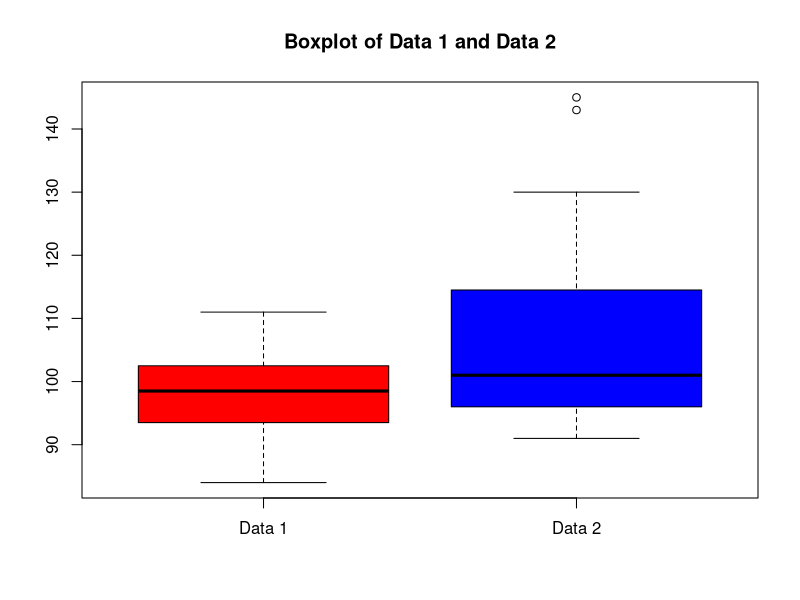
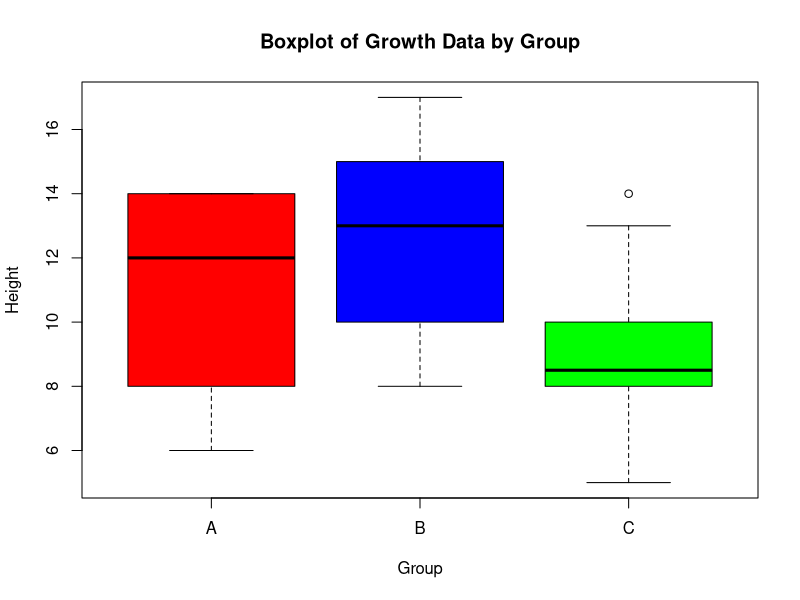
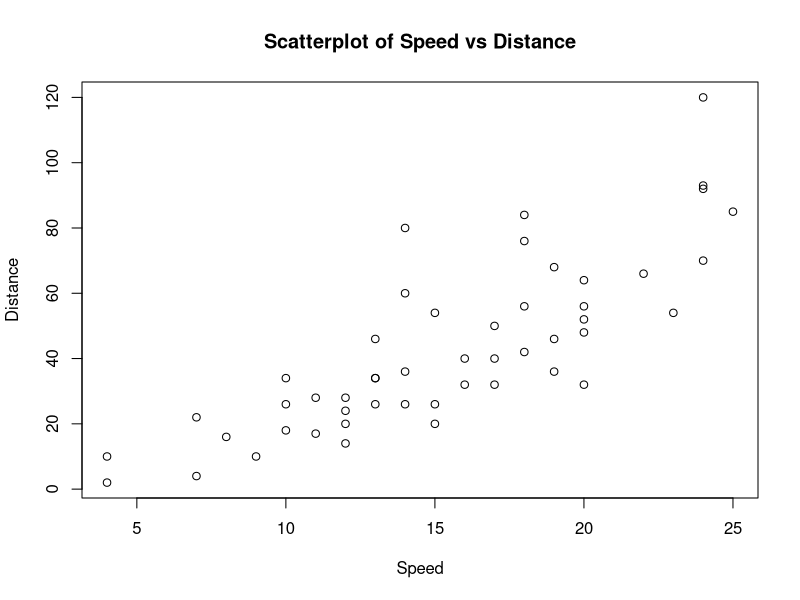
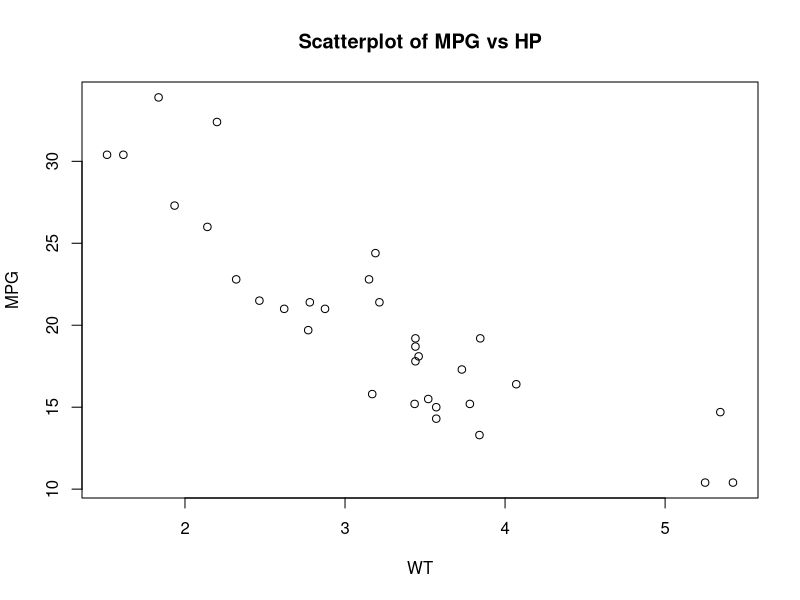

Source code (R) for these figures, in order:
# 1. Introduction
# Parametric statistics are based on assumptions about the distribution of the population from which the sample was
# taken. For parametric tests, the data must meet the following requirements:
#  Continuous variable of interest (interval or ratio)
#  A random sample of data from the population
#  Independent observations
#  Normal distribution (approximately) of the sample and population on the variable of interest
#  Homogeneity of variances (for two or more independent groups)
#  No outliers

# If the parametric assumptions are not met, we can use the corresponding nonparametric tests that do not rely on
# assumptions about the shape or parameters of the underlying population distribution. Nonparametric tests are
# typically used when the sample is not normally distributed, or the sample size is small, or the variables are
# measured on nominal or ordinal scales. It can sometimes be difficult to decide whether to use a parametric or
# nonparametric procedure. Nonparametric procedures generally have less power for the same sample size than the
# corresponding parametric procedure if the data truly are normal. Interpretation of nonparametric procedures can
# also be more difficult than for parametric procedures.
# For this module we will look at how to perform and interpret parametric vs. non-parametric tests in R for one
# sample, paired samples, two independent samples, multiple independent samples, and correlation. The one-sample and two-sample hypothesis formulation in the notes are all given for two-sided tests. The form of the
# alternative hypothesis can be adjusted in the built-in functions to reflect a left-sided or a right-sided test, depending
# on the problem statement.


# 2. Datasets For Examples

# Create the following vectors/data frames in R
data1 <- c(84,86,90,97,98,98,99,102,102,103,108,111)
data2 <- c(91,95,96,96,96,97,98,101,103,105,106,123,130,143,145)
test_data <- data.frame(Student = 1:8, Test1 = c(59, 68, 60, 60, 59, 62, 58, 76), Test2 = c(61, 78, 65, 56, 55, 62, 60, 68))
test_data

# Create the growth dataset
# A researcher wants to know if three different fertilizers lead to different levels of plant growth. A sample of 30
# plants are randomly divided into three groups of 10 and a different fertilizer applied to each group. The height of
# each plant was measured at the end of one month. Use the following code to construct the dataset in R:

growth <- data.frame(group=rep(c("A", "B", "C"), each=10), height=c(7, 14, 14, 13, 12, 9, 6, 14, 12, 8, 15, 17, 13, 15, 15, 13, 9, 12, 10, 8, 6, 8, 8, 9, 5, 14, 13, 8, 10, 9))
growth

# The cars dataset is available in R
# The data give the speed of 50 cars and the distances taken to stop.
# speed Speed (mph) dist Stopping distance (ft)
View(cars)

# The mtcars dataset is available in R
# The data give fuel consumption and 10 aspects of automobile design and performance for 32 cars.
View(mtcars)

# 3. One Sample Tests
# The one-sample t-test examines whether the mean of a population is statistically different from a known or
# hypothesized value. It is a parametric test, commonly used to test the statistical difference between a mean and a
# known or hypothesized value of the mean in the population, or the statistical difference between a change
# (difference) score and zero. It tests the hypothesis H_o: μ = μ_o vs H_a: μ != μ_o. The t.test() function in R is used to
# test if the mean is different from a specific value.
# The non-parametric equivalent is called the one-sample Wilcoxon signed rank test, which tests hypotheses about
# the median of the population instead of the mean (as in the parametric test), namely H_o: M = M_o vs H_a: M != M_o .
# The wilcox.test() function in R is used to test if the median is different from a specific value.
# For both the parametric and non-parametric test functions we will use the arguments x (variable of interest), y
# (second variable for paired data), alternative (to define the form), mu (if this is a number different from 0) and
# paired (to indicate a paired test). By default the wilcox.test() calculates an exact p-value if the samples contain
# less than 50 finite values and there are no ties. If there are ties in the data, you will see the warning message
# “cannot compute exact p-value with ties” as R adjusts the p-value by the continuity correction. In such a case we
# can use the option correct=FALSE to turn off the continuity correction, or the option exact=FALSE.

# Example 1: One-sample (test_data)
# The lecturer wants to test if the average/median mark for test 1 is significantly better than the average/median
# mark of last year, namely: mean = 56 and median = 55.
# H_o: μ = 56 vs H_a: μ > 56
# H_o: M = 55 vs H_a: M > 55

# Check assumptions
shapiro.test(test_data$Test1)
# The p-value is lessthan 0.05, so the data is not normally distributed.

# One-saple t-test
t.test(test_data$Test1, mu=56, alternative="greater") # greater means the average mark for test 1 is significantly better than the average mark of last year.
# Since the p-value is 0.008946 which is less than 0.05, we reject the null hypothesis and conclude that the average mark for test 1 is
# significantly better than the average mark of last year.

# One-sample Wilcoxon signed rank test
wilcox.test(test_data$Test1, mu=55, alternative="greater", exact=FALSE)
# since the p-value is 0.007812 which is less than 0.05, we reject the null hypothesis and conclude that the median
# mark for test 1 is significantly better than the median mark of last year.

# Example 2: Paired sample (test_data)
# The lecturer wants to know if there is a significant difference in students’ marks for test 1 compared to test 2.
# H_o: μ_1 = μ_2 vs H_a: μ_1 != μ_2 where μ_1 and μ_2 are the average marks for test 1 and test 2 respectively.
# H_o: M_1 = M_2 vs H_a: M_1 != M_2 where M_1 and M_2 are the median marks for test 1 and test 2 respectively.

# Dependent t-test (test1 mark minus test2 mark)
t.test(test_data$Test1, test_data$Test2, paired = T)
# Since the p-value is 0.8578 which is greater than 0.05, we fail to reject the null hypothesis and coclude that there
# is no significant difference in students’ marks for test 1 compared to test 2.

# Wilcoxon signed rank test
wilcox.test(test_data$Test1, test_data$Test2, paired = T, exact=FALSE)  # exact=FALSE to turn off the continuity correction for ties in the data. This is because the data contains ties.
# Since the p-value is 0.9375 which is greater than 0.05, we fail to reject the null hypothesis and conclude that there
# is no significant difference in students’ marks for test 1 compared to test 2.


# 4. Two Independent Samples
# The independent samples t-test is a parametric test used to test for mean differences between two independent
# groups. It tests the hypothesis H_o: μ_1 = μ_2 vs H_a: μ_1 != μ_2
# The t.test() function in R is used to compare the mean of a numerical variable of interest (dependent variable)
# between two independent groups (independent variable). The first argument of the function identifies the
# dependent and independent variables in the formula format, namely dependent ~ independent. The dataset is then
# defined using the data argument. The test assumes equality of variance and computes a pooled variance. If this
# assumption is not met, the test statistic calculation is adjusted for unequal variances, and the var.equal argument
# is set as FALSE (default var.equal = FALSE), otherwise it is set to TRUE for equal variances assumed.
# The non-parametric equivalent is called the Mann-Whitney U test, also referred to as the Mann Whitney Wilcoxon
# test or the Wilcoxon rank sum test, and is used to test whether there is a difference with respect to central tendency,
# specifically the median, between the two groups, namely H_o: M_1 = M_2 vs H_a: M_1 != M_2. The wilcox.test() function
# in R is used for the Mann-Whitney U test. The measurements for the two groups can be defined in the x and y
# arguments, or in formula notation in the x argument. In the latter case, we also define the dataset using the data
# argument.

# Example 1: Two independent samples (data1 and data2)
data_summary <- rbind(
    c(mean(data1), mean(data2)),
    c(median(data1), median(data2)),
    c(sd(data1), sd(data2))
)
colnames(data_summary) <- c("Data 1", "Data 2")
rownames(data_summary) <- c("Mean", "Median", "Standard Deviation")
data_summary

# Check assumptions
shapiro.test(data1) # Check if data1 is normally distributed
# The p-value = 0.6122 is greater than 0.05, so the data is normally distributed.

shapiro.test(data2) # Check if data2 is normally distributed
# The p-value = 0.0001 is less than 0.05, so the data is not normally distributed.

var.test(data1, data2) # Check if the variances of data1 and data2 are equal
# The p-value = = 0.0125 is less than 0.05, so the variances of data1 and data2 are not equal.

# Box-and-whisker plot
boxplot(data1, data2, names=c("Data 1", "Data 2"), col=c("red", "blue"), main="Boxplot of Data 1 and Data 2")

# Independent t-test
t.test(data1, data2, var.equal = FALSE) # var.equal = FALSE because the variances of data1 and data2 are not equal.
# The p-value = 0.06406 is greater than 0.05, so we fail to reject the null hypothesis and conclude that there is no
# significant difference between the means of data1 and data2.

# Mann-Whitney U test
wilcox.test(data1, data2, exact=FALSE) # exact=FALSE to turn off the continuity correction for ties in the data. This is because the data contains ties.
# The p-value = 0.3924 is greater than 0.05, so we fail to reject the null hypothesis and conclude that there is no
# significant difference between the medians of data1 and data2.


# 5. Multiple Independent Sample Tests
# The independent one-way analysis of variance (ANOVA) is a parametric test used to test for mean differences
# for three or more independent groups. It tests the hypothesis H0: all group means are equal vs. H1: at least one
# group has a different mean value. The aov() function in R is used to compare the mean of a numerical variable of
# interest (dependent variable) for three or more independent groups (independent variable). The first argument of
# the function identifies the dependent and independent variables in the formula format, namely dependent ~
# independent. The dataset is then defined using the data argument. The non-parametric equivalent is called the
# Kruskal-Wallis test, and is used to test whether there is a difference in medians of the independent groups, namely
# H0: all group medians are equal vs. H1: at least one group has a different median value. The kruskal.test() function
# in R is used for the Kruskal-Wallis test. The dependent and independent variables are identified in formula
# notation.

# Example 1: Multiple independent samples (growth dataset)
# H_o: μ_A = μ_B = μ_C vs H_a: at least one group has a different mean value
# H_o: M_A = M_B = M_C vs H_a: at least one group has a different median value

# Box-and-whisker plot
# par(mfrow=c(1,2))
boxplot(height ~ group, data=growth, col=c("red", "blue", "green"), main="Boxplot of Growth Data by Group", xlab="Group", ylab="Height")

# Check assumptions
shapiro.test(growth$height[growth$group=="A"])  # Check if group A is normally distributed
# The p-value is 0.08727 which is greater than 0.05, so the data is normally distributed.

shapiro.test(growth$height[growth$group=="B"])  # Check if group B is normally distributed
# The p-value is 0.5756 which is greater than 0.05, so the data is normally distributed.

shapiro.test(growth$height[growth$group=="C"])  # Check if group C is normally distributed
# The p-value is 0.4242 which is greater than 0.05, so the data is normally distributed.

bartlett.test(height ~ group, data=growth)  # Check if the variances of the groups are equal (Bartlett's test for homogeneity of variances test)
# The p-value is 0.9512 which is greater than 0.05, so the variances of the groups are equal.

fligner.test(height ~ group, data=growth)  # Check if the variances of the groups are equal (Fligner-Killeen test for homogeneity of variances test)
# The p-value is 0.838 which is greater than 0.05, so the variances of the groups are equal.

# One-way ANOVA
anova_out <- aov(height ~ group, data=growth)
anova_out
summary(anova_out)
# The p-value is 0.0317 which is less than 0.05, so we reject the null hypothesis and conclude that at least one group
# has a different mean value.

# Kruskal-Wallis test
KW_out <- kruskal.test(height ~ group, data=growth)
KW_out
# The p-value is 0.04311 which is less than 0.05, so we reject the null hypothesis and conclude that at least one group
# has a different median value.


# 6. Correlation
# 6. Correlation
# The most common correlation coefficient is Pearson’s product moment correlation coefficient (or simply
# Pearson’s correlation), denoted with r, which measures the strength of the linear relationship between two
# numerical variables. For Pearson’s correlation, both variables should be normally distributed, have a linear
# relationship, be equally distributed about the regression line (homoscedasticity) and have no outliers.
# Rank correlation methods such as Kendall’s Tau and Spearman’s Rho are non-parametric alternatives to Pearson’s
# correlation and are based on the ranks of the data, rather than the observed values. While Pearson measures the
# linear relationship between two variables, Kendall and Spearman both measure the monotonic relationship. In a
# linear relationship the two variables move together at a constant rate (straight line). A monotonic relationship
# measures how likely it is for two variables to move in the same direction, but not necessarily at a constant rate.
# For example, the upward exponential curve 2
# y = x^2, x>0 has a strictly positive monotonicity because as x
# increases y also increases, but the curved line is not linear since the rate changes in y vary at different values of x.
# Kendall and Spearman can be used with ordinal data. If the Pearson and Spearman coefficients are not much
# different, the data tend to not have extreme values (outliers), but if they are very different, it is likely that outliers
# are present. The Kendall correlation is more robust and shows consistent values whether there are outliers or not.
# All three correlation measures will return a value between −1 and +1 and are interpreted in the same way. The
# cor.test() function in R is used to calculate Pearson, Kendal and Spearman correlation coefficients. The x and y
# arguments identify the two variables, and the specific coefficient is selected in the method argument (default
# method = “pearson”.

# Example 1: Correlation (cars data)
plot(cars$speed, cars$dist, main="Scatterplot of Speed vs Distance", xlab="Speed", ylab="Distance")

# Pearson correlation
cor.test(cars$speed, cars$dist, method="pearson")
# Correlation coefficient is 0.8069 which is close to 1, so there is a strong positive linear relationship between speed and distance.
# The p-value is 1.49e-12 which is less than 0.05, so we reject the null hypothesis and conclude that there is a significant correlation between speed and distance.

# Spearman correlation
cor.test(cars$speed, cars$dist, method="spearman")
# Correlation is 0.8303568 which is close to 1, so there is a strong positive monotonic relationship between speed and distance.
# The p-value is 8.825e-13 which is less than 0.05, so we reject the null hypothesis and conclude that there is a significant correlation between speed and distance.

# Kendall correlation
cor.test(cars$speed, cars$dist, method="kendall")
# Correlation is 0.6689901 which is close to 1, so there is a strong positive monotonic relationship between speed and distance.
# The p-value is 2.638e-11 which is less than 0.05, so we reject the null hypothesis and conclude that there is a significant correlation between speed and distance.


# Example 2: Correlation (mtcars data)
plot(mtcars$wt, mtcars$mpg, main="Scatterplot of MPG vs HP", xlab="WT", ylab="MPG")

# Pearson correlation
cor.test(mtcars$wt, mtcars$mpg, method="pearson")
# Correlation is -0.8676594 which is close to -1, so there is a strong negative linear relationship between wt and mpg.
# The p-value is 1.293959e-10 which is less than 0.05, so we reject the null hypothesis and conclude that there is a significant correlation between wt and mpg.

# Spearman correlation
cor.test(mtcars$wt, mtcars$mpg, method="spearman")
# Correlation is -0.886422 which is close to -1, so there is a strong negative monotonic relationship between wt and mpg.
# The p-value is 1.488e-11 which is less than 0.05, so we reject the null hypothesis and conclude that there is a significant correlation between wt and mpg.

# Kendall correlation
cor.test(mtcars$wt, mtcars$mpg, method="kendall")
# Correlation is -0.7278321 which is close to -1, so there is a strong negative monotonic relationship between wt and mpg.
# The p-value is 6.706e-09 which is less than 0.05, so we reject the null hypothesis and conclude that there is a significant correlation between wt and mpg.











